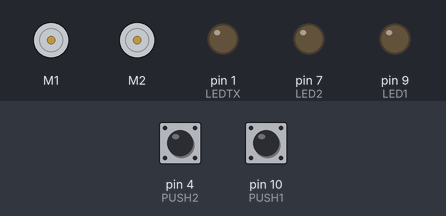
This sketch was run on a simulated Arduino Uno, built with avr-gcc and run on an emulated ATmega328P. Shown: 2 × DC motor (green arrow = forward, orange = backward, longer = faster), output pins drawn as LEDs (lit = HIGH). The inputs (shaded band) are chosen by the test bench; at power-on: pin 4 (PUSH2) HIGH, pin 10 (PUSH1) HIGH.

Above: at 1.2 s.
1.3 s: pin 4 (PUSH2) pulled LOW for 0.15 s
At 2.4 s:
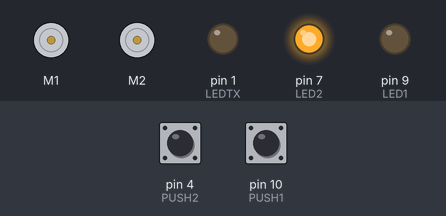
2.9 s: pin 10 (PUSH1) pulled LOW for 0.15 s
At 3.6 s:
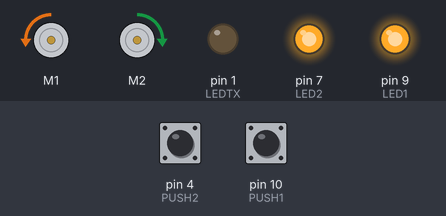
4.5 s: pin 4 (PUSH2) pulled LOW for 1 s
At 4.8 s:
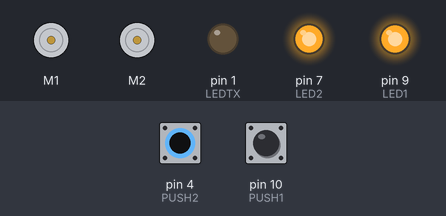
7.0 s: pin 10 (PUSH1) pulled LOW for 1 s
At 7.9 s:
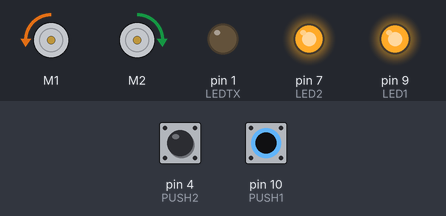
9.5 s: pin 4 (PUSH2) pulled LOW for 3.2 s
At 9.9 s:
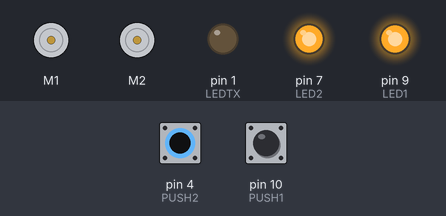
14.2 s: pin 4 (PUSH2) driven LOW and pin 10 (PUSH1) driven LOW
Timing chart, 0 to 17.2 s (numbered marks = the images above; inputs shaded):
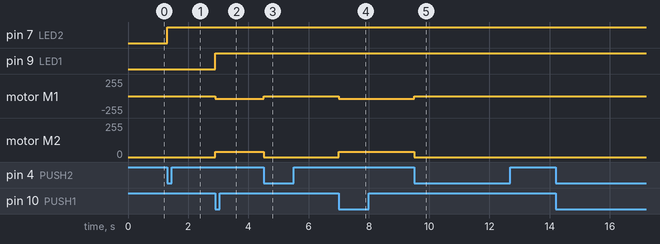

The sketch:

seguidorDeLinea_BLR_MOTORES.ino
```cpp
/*
Manejo de motores con Basic Line Robot V1.0
Por: MakingMario
De: Making Robotics Colombia
*/
#include <OrangutanMotors.h>  //Librería para control de motores
//---------------------------------------------------------------------------------------------------------------------------------------------------------------------------------------------
#define LEDTX   1          //PD1 (Integrado en BabyOrangutan)
#define LED1    9          //PB1 (izquierdo)
#define LED2    7          //PD7 (derecho)

#define PUSH1   10         //botón PB2 (izquierdo)
#define PUSH2   4          //botón PD4 (derecho)

//---------------------------------------------------------------------------------------------------------------------------------------------------------------------------------------------
OrangutanMotors motors;
//---------------------------------------------------------------------------------------------------------------------------------------------------------------------------------------------
void setup() {

  pinMode(LEDTX, OUTPUT);
  pinMode(LED1, OUTPUT);
  pinMode(LED2, OUTPUT);

  pinMode(PUSH1, INPUT);
  digitalWrite(PUSH1, HIGH);//ACTIVA PULL UP

  pinMode(PUSH2, INPUT);
  digitalWrite(PUSH2, HIGH);//ACTIVA PULL UP

  motors.setSpeeds(0, 0);
}
//---------------------------------------------------------------------------------------------------------------------------------------------------------------------------------------------
void loop()
{

   if(digitalRead(PUSH1)==LOW) //¿PUSH1 fue pulsado?
   {
    digitalWrite(LED1,HIGH);
    motors.setSpeeds(-40, 40);//valores aceptados desde -255 a 255
   }

   if(digitalRead(PUSH2)==LOW) //¿PUSH2 fue pulsado?
   {
      digitalWrite(LED2,HIGH);
      motors.setSpeeds(0, 0);//valores aceptados desde -255 a 255
   }

}
//---------------------------------------------------------------------------------------------------------------------------------------------------------------------------------------------
//---------------------------------------------------------------------------------------------------------------------------------------------------------------------------------------------
//---------------------------------------------------------------------------------------------------------------------------------------------------------------------------------------------
```

Measured:
- after the input at 1.3 s, pin 7 (LED2): LOW → HIGH at once
- after the input at 2.9 s, pin 9 (LED1): LOW → HIGH at once; motor M1: stopped → backward 40/255 at once; motor M2: stopped → forward 40/255 at once
- after the input at 4.5 s, motor M1: backward 40/255 → stopped at once; motor M2: forward 40/255 → stopped at once
- after the input at 7.0 s, motor M1: stopped → backward 40/255 at once; motor M2: stopped → forward 40/255 at once
- after the input at 9.5 s, motor M1: backward 40/255 → stopped at once; motor M2: forward 40/255 → stopped at once
- after the input at 14.2 s, every drawn part: stays the same
